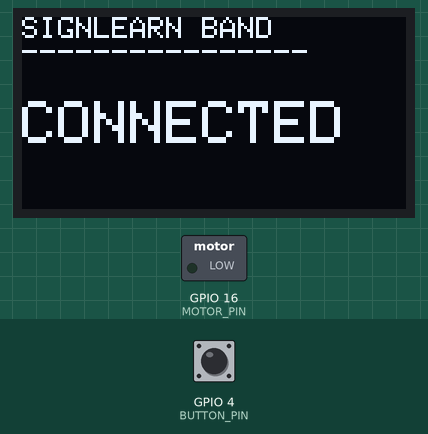
This sketch was run on a simulated ESP32. Shown: 128×64 one-colour display, switched loads named in the sketch (green lamp = pin HIGH). Inputs (shaded band) come from the test bench; at power-on: GPIO 4 (BUTTON_PIN) HIGH. WiFi joins after 1.5 s; servers stay silent unless stated; uploads are accepted with an empty reply.

Above: at 2.9 s.
3.0 s: GPIO 4 (BUTTON_PIN) pulled LOW for 0.15 s
At 3.9 s:
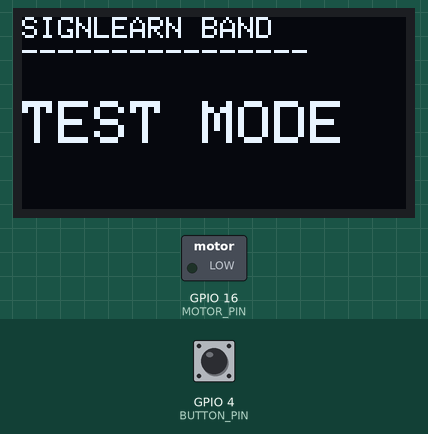
5.0 s: GPIO 4 (BUTTON_PIN) pulled LOW for 3.2 s
At 5.12 s:
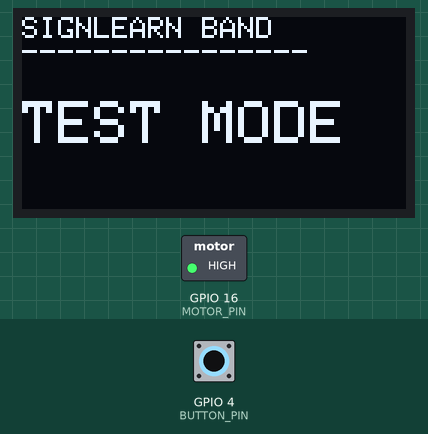
Timing chart, 0 to 9.8 s (numbered marks = the images above; inputs shaded):
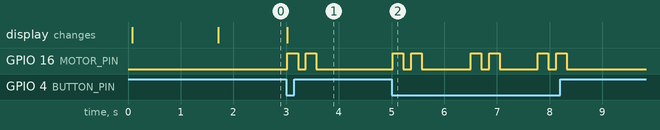

The sketch:

SmartHapticWristband.ino
```cpp
#include <WiFi.h>
#include <HTTPClient.h>
#include <ArduinoJson.h>
#include <Wire.h>
#include <Adafruit_GFX.h>
#include <Adafruit_SSD1306.h>

#define SCREEN_WIDTH 128
#define SCREEN_HEIGHT 64
#define OLED_RESET -1
#define MOTOR_PIN 16
#define BUTTON_PIN 4

Adafruit_SSD1306 display(SCREEN_WIDTH, SCREEN_HEIGHT, &Wire, OLED_RESET);

const char* WIFI_SSID = "YOUR_WIFI_NAME";
const char* WIFI_PASSWORD = "YOUR_WIFI_PASSWORD";
const char* DEVICE_ID = "band-student_demo_123";
const char* STUDENT_ID = "student_demo_123";
const char* API_BASE = "http://192.168.1.10:8000/api/wristband";

unsigned long lastPollAt = 0;
unsigned long lastStatusAt = 0;
const unsigned long POLL_INTERVAL_MS = 6000;
const unsigned long STATUS_INTERVAL_MS = 15000;

void connectToWiFi() {
  WiFi.begin(WIFI_SSID, WIFI_PASSWORD);
  showOLEDMessage("CONNECTING");

  while (WiFi.status() != WL_CONNECTED) {
    delay(400);
  }

  showOLEDMessage("CONNECTED");
}

void showOLEDMessage(String message) {
  String compact = message;
  compact.toUpperCase();
  if (compact.length() > 18) {
    compact = compact.substring(0, 18);
  }

  display.clearDisplay();
  display.setTextSize(1);
  display.setTextColor(SSD1306_WHITE);
  display.setCursor(0, 0);
  display.println("SIGNLEARN BAND");
  display.println("----------------");
  display.setTextSize(2);
  display.setCursor(0, 28);
  display.println(compact);
  display.display();
}

void vibrateFor(int durationMs) {
  digitalWrite(MOTOR_PIN, HIGH);
  delay(durationMs);
  digitalWrite(MOTOR_PIN, LOW);
}

void playVibrationPattern(String pattern) {
  if (pattern == "Short Pulse") {
    vibrateFor(200);
  } else if (pattern == "Double Pulse") {
    vibrateFor(200);
    delay(150);
    vibrateFor(200);
  } else if (pattern == "Long Pulse") {
    vibrateFor(1000);
  } else if (pattern == "Short + Long") {
    vibrateFor(200);
    delay(150);
    vibrateFor(800);
  } else if (pattern == "Repeated Pulse") {
    for (int i = 0; i < 5; i++) {
      vibrateFor(200);
      delay(130);
    }
  } else if (pattern == "Emergency Pulse") {
    for (int i = 0; i < 8; i++) {
      vibrateFor(120);
      delay(80);
    }
  } else {
    vibrateFor(180);
  }
}

void sendDeviceStatus() {
  if (WiFi.status() != WL_CONNECTED) {
    return;
  }

  HTTPClient http;
  String url = String(API_BASE) + "/notify";
  http.begin(url);
  http.addHeader("Content-Type", "application/json");

  StaticJsonDocument<256> payload;
  payload["studentId"] = STUDENT_ID;
  payload["deviceId"] = DEVICE_ID;
  payload["alertType"] = "Chatbot Reply";
  payload["vibrationPattern"] = "Short Pulse";
  payload["oledMessage"] = "STATUS OK";
  payload["intensity"] = 20;
  payload["duration"] = 200;

  String body;
  serializeJson(payload, body);
  http.POST(body);
  http.end();
}

void fetchNotification() {
  if (WiFi.status() != WL_CONNECTED) {
    return;
  }

  HTTPClient http;
  String url = String(API_BASE) + "/config/" + STUDENT_ID;
  http.begin(url);
  int httpCode = http.GET();

  if (httpCode == 200) {
    String response = http.getString();
    StaticJsonDocument<768> doc;
    deserializeJson(doc, response);

    String message = doc["oledMessage"] | "READY";
    String pattern = doc["vibrationPattern"] | "Short Pulse";
    showOLEDMessage(message);
    playVibrationPattern(pattern);
  }

  http.end();
}

void setup() {
  pinMode(MOTOR_PIN, OUTPUT);
  pinMode(BUTTON_PIN, INPUT_PULLUP);
  Serial.begin(115200);

  if (!display.begin(SSD1306_SWITCHCAPVCC, 0x3C)) {
    return;
  }

  display.clearDisplay();
  display.display();

  connectToWiFi();
}

void loop() {
  unsigned long now = millis();

  if (now - lastPollAt >= POLL_INTERVAL_MS) {
    lastPollAt = now;
    fetchNotification();
  }

  if (now - lastStatusAt >= STATUS_INTERVAL_MS) {
    lastStatusAt = now;
    sendDeviceStatus();
  }

  if (digitalRead(BUTTON_PIN) == LOW) {
    showOLEDMessage("TEST MODE");
    playVibrationPattern("Double Pulse");
    delay(700);
  }
}
```

Measured:
- after the input at 3.0 s, GPIO 16 (MOTOR_PIN): alternates HIGH for 0.20 s and LOW for 0.15 s, 4 changes in all, then stays LOW, starting at once; the display: changes at once (image 1)
- after the input at 5.0 s, GPIO 16 (MOTOR_PIN): LOW → HIGH at once, → LOW 0.20 s later, → HIGH 0.15 s later, → LOW 0.20 s later, … (12 changes in this stretch)
